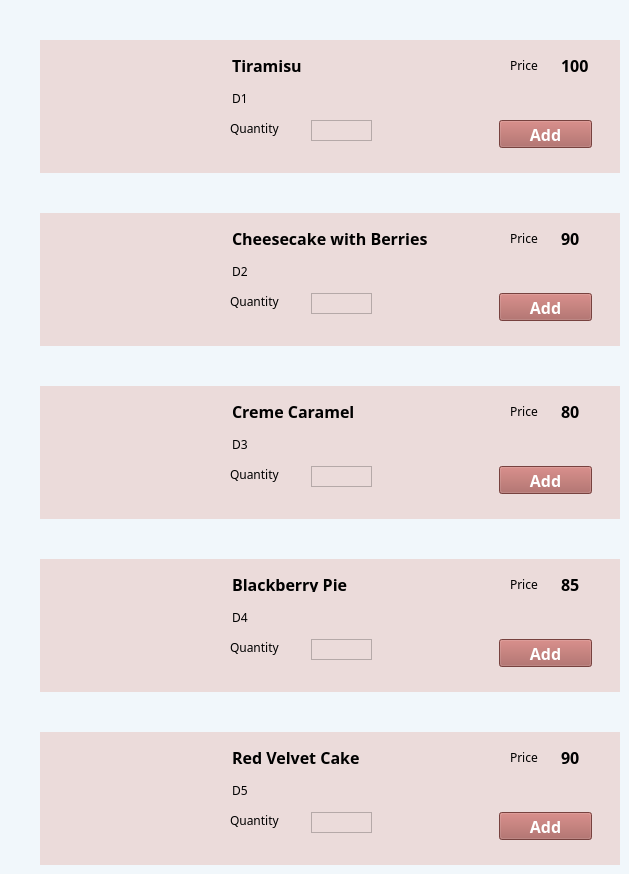
        <widget class="QWidget" name="dessertPanel">
         <property name="styleSheet">
          <string notr="true">background-color: rgb(241, 247, 251);</string>
         </property>
         <widget class="QWidget" name="foodDessert_4" native="true">
          <property name="geometry">
           <rect>
            <x>40</x>
            <y>40</y>
            <width>580</width>
            <height>133</height>
           </rect>
          </property>
          <property name="styleSheet">
           <string notr="true">background-color: rgb(235,219,218);</string>
          </property>
          <widget class="QLabel" name="pic_dessert1_5">
           <property name="geometry">
            <rect>
             <x>20</x>
             <y>17</y>
             <width>152</width>
             <height>101</height>
            </rect>
           </property>
           <property name="styleSheet">
            <string notr="true">background-color: rgb(235,219,218);</string>
           </property>
           <property name="text">
            <string/>
           </property>
           <property name="pixmap">
            <pixmap>food_pics/tiramisu.png</pixmap>
           </property>
          </widget>
          <widget class="QLabel" name="nameSide6_5">
           <property name="geometry">
            <rect>
             <x>192</x>
             <y>17</y>
             <width>101</width>
             <height>16</height>
            </rect>
           </property>
           <property name="font">
            <font>
             <family>Corbel</family>
             <pointsize>12</pointsize>
             <weight>75</weight>
             <bold>true</bold>
            </font>
           </property>
           <property name="text">
            <string>Tiramisu</string>
           </property>
          </widget>
          <widget class="QLabel" name="jLabel44_5">
           <property name="geometry">
            <rect>
             <x>470</x>
             <y>17</y>
             <width>31</width>
             <height>16</height>
            </rect>
           </property>
           <property name="font">
            <font>
             <family>Corbel</family>
             <weight>50</weight>
             <bold>false</bold>
            </font>
           </property>
           <property name="text">
            <string>Price</string>
           </property>
          </widget>
          <widget class="QLabel" name="jLabel25_5">
           <property name="geometry">
            <rect>
             <x>190</x>
             <y>80</y>
             <width>61</width>
             <height>16</height>
            </rect>
           </property>
           <property name="font">
            <font>
             <family>Corbel</family>
             <weight>50</weight>
             <bold>false</bold>
            </font>
           </property>
           <property name="text">
            <string>Quantity</string>
           </property>
          </widget>
          <widget class="QLabel" name="price_dessert1_5">
           <property name="geometry">
            <rect>
             <x>521</x>
             <y>10</y>
             <width>31</width>
             <height>31</height>
            </rect>
           </property>
           <property name="font">
            <font>
             <family>Corbel</family>
             <pointsize>12</pointsize>
             <weight>75</weight>
             <bold>true</bold>
            </font>
           </property>
           <property name="text">
            <string>100</string>
           </property>
          </widget>
          <widget class="QTextEdit" name="qtty_dessert1">
           <property name="geometry">
            <rect>
             <x>271</x>
             <y>80</y>
             <width>61</width>
             <height>21</height>
            </rect>
           </property>
           <property name="verticalScrollBarPolicy">
            <enum>Qt::ScrollBarAlwaysOff</enum>
           </property>
          </widget>
          <widget class="QLabel" name="desc_side1_5">
           <property name="geometry">
            <rect>
             <x>192</x>
             <y>50</y>
             <width>61</width>
             <height>16</height>
            </rect>
           </property>
           <property name="font">
            <font>
             <family>Corbel</family>
             <weight>50</weight>
             <bold>false</bold>
            </font>
           </property>
           <property name="text">
            <string>D1</string>
           </property>
          </widget>
          <widget class="QPushButton" name="addBttn_dessert1">
           <property name="geometry">
            <rect>
             <x>459</x>
             <y>80</y>
             <width>93</width>
             <height>28</height>
            </rect>
           </property>
           <property name="font">
            <font>
             <family>Corbel</family>
             <pointsize>12</pointsize>
             <weight>75</weight>
             <bold>true</bold>
            </font>
           </property>
           <property name="cursor">
            <cursorShape>PointingHandCursor</cursorShape>
           </property>
           <property name="styleSheet">
            <string notr="true">background-color: rgb(166, 93, 88);
color: rgb(255, 255, 255);</string>
           </property>
           <property name="text">
            <string>Add</string>
           </property>
          </widget>
         </widget>
         <widget class="QWidget" name="foodDessert2_4" native="true">
          <property name="geometry">
           <rect>
            <x>40</x>
            <y>213</y>
            <width>580</width>
            <height>133</height>
           </rect>
          </property>
          <property name="styleSheet">
           <string notr="true">background-color: rgb(235,219,218);</string>
          </property>
          <widget class="QLabel" name="pic_dessert2_4">
           <property name="geometry">
            <rect>
             <x>20</x>
             <y>17</y>
             <width>152</width>
             <height>101</height>
            </rect>
           </property>
           <property name="styleSheet">
            <string notr="true">background-color: rgb(235,219,218);</string>
           </property>
           <property name="text">
            <string/>
           </property>
           <property name="pixmap">
            <pixmap>food_pics/cheesecake w berries.png</pixmap>
           </property>
          </widget>
          <widget class="QLabel" name="nameSide7_4">
           <property name="geometry">
            <rect>
             <x>192</x>
             <y>17</y>
             <width>211</width>
             <height>16</height>
            </rect>
           </property>
           <property name="font">
            <font>
             <family>Corbel</family>
             <pointsize>12</pointsize>
             <weight>75</weight>
             <bold>true</bold>
            </font>
           </property>
           <property name="text">
            <string>Cheesecake with Berries</string>
           </property>
          </widget>
          <widget class="QLabel" name="jLabel26_4">
           <property name="geometry">
            <rect>
             <x>190</x>
             <y>80</y>
             <width>61</width>
             <height>16</height>
            </rect>
           </property>
           <property name="font">
            <font>
             <family>Corbel</family>
             <weight>50</weight>
             <bold>false</bold>
            </font>
           </property>
           <property name="text">
            <string>Quantity</string>
           </property>
          </widget>
          <widget class="QTextEdit" name="qtty_dessert2">
           <property name="geometry">
            <rect>
             <x>271</x>
             <y>80</y>
             <width>61</width>
             <height>21</height>
            </rect>
           </property>
           <property name="verticalScrollBarPolicy">
            <enum>Qt::ScrollBarAlwaysOff</enum>
           </property>
          </widget>
          <widget class="QLabel" name="jLabel45_4">
           <property name="geometry">
            <rect>
             <x>470</x>
             <y>17</y>
             <width>31</width>
             <height>16</height>
            </rect>
           </property>
           <property name="font">
            <font>
             <family>Corbel</family>
             <weight>50</weight>
             <bold>false</bold>
            </font>
           </property>
           <property name="text">
            <string>Price</string>
           </property>
          </widget>
          <widget class="QLabel" name="price_dessert2_4">
           <property name="geometry">
            <rect>
             <x>521</x>
             <y>10</y>
             <width>21</width>
             <height>31</height>
            </rect>
           </property>
           <property name="font">
            <font>
             <family>Corbel</family>
             <pointsize>12</pointsize>
             <weight>75</weight>
             <bold>true</bold>
            </font>
           </property>
           <property name="text">
            <string>90</string>
           </property>
          </widget>
          <widget class="QLabel" name="desc_side2_4">
           <property name="geometry">
            <rect>
             <x>192</x>
             <y>50</y>
             <width>61</width>
             <height>16</height>
            </rect>
           </property>
           <property name="font">
            <font>
             <family>Corbel</family>
             <weight>50</weight>
             <bold>false</bold>
            </font>
           </property>
           <property name="text">
            <string>D2</string>
           </property>
          </widget>
          <widget class="QPushButton" name="addBttn_dessert2">
           <property name="geometry">
            <rect>
             <x>459</x>
             <y>80</y>
             <width>93</width>
             <height>28</height>
            </rect>
           </property>
           <property name="font">
            <font>
             <family>Corbel</family>
             <pointsize>12</pointsize>
             <weight>75</weight>
             <bold>true</bold>
            </font>
           </property>
           <property name="cursor">
            <cursorShape>PointingHandCursor</cursorShape>
           </property>
           <property name="styleSheet">
            <string notr="true">background-color: rgb(166, 93, 88);
color: rgb(255, 255, 255);</string>
           </property>
           <property name="text">
            <string>Add</string>
           </property>
          </widget>
         </widget>
         <widget class="QWidget" name="foodDessert3_4" native="true">
          <property name="geometry">
           <rect>
            <x>40</x>
            <y>386</y>
            <width>580</width>
            <height>133</height>
           </rect>
          </property>
          <property name="styleSheet">
           <string notr="true">background-color: rgb(235,219,218);</string>
          </property>
          <widget class="QLabel" name="pic_dessert3_4">
           <property name="geometry">
            <rect>
             <x>20</x>
             <y>17</y>
             <width>152</width>
             <height>101</height>
            </rect>
           </property>
           <property name="styleSheet">
            <string notr="true">background-color: rgb(235,219,218);</string>
           </property>
           <property name="text">
            <string/>
           </property>
           <property name="pixmap">
            <pixmap>food_pics/Creme caramel.png</pixmap>
           </property>
          </widget>
          <widget class="QLabel" name="nameSide8_4">
           <property name="geometry">
            <rect>
             <x>192</x>
             <y>17</y>
             <width>161</width>
             <height>16</height>
            </rect>
           </property>
           <property name="font">
            <font>
             <family>Corbel</family>
             <pointsize>12</pointsize>
             <weight>75</weight>
             <bold>true</bold>
            </font>
           </property>
           <property name="text">
            <string>Creme Caramel</string>
           </property>
          </widget>
          <widget class="QLabel" name="jLabel46_4">
           <property name="geometry">
            <rect>
             <x>470</x>
             <y>17</y>
             <width>31</width>
             <height>16</height>
            </rect>
           </property>
           <property name="font">
            <font>
             <family>Corbel</family>
             <weight>50</weight>
             <bold>false</bold>
            </font>
           </property>
           <property name="text">
            <string>Price</string>
           </property>
          </widget>
          <widget class="QLabel" name="price_dessert3_4">
           <property name="geometry">
            <rect>
             <x>521</x>
             <y>10</y>
             <width>21</width>
             <height>31</height>
            </rect>
           </property>
           <property name="font">
            <font>
             <family>Corbel</family>
             <pointsize>12</pointsize>
             <weight>75</weight>
             <bold>true</bold>
            </font>
           </property>
           <property name="text">
            <string>80</string>
           </property>
          </widget>
          <widget class="QLabel" name="jLabel27_4">
           <property name="geometry">
            <rect>
             <x>190</x>
             <y>80</y>
             <width>61</width>
             <height>16</height>
            </rect>
           </property>
           <property name="font">
            <font>
             <family>Corbel</family>
             <weight>50</weight>
             <bold>false</bold>
            </font>
           </property>
           <property name="text">
            <string>Quantity</string>
           </property>
          </widget>
          <widget class="QTextEdit" name="qtty_dessert3">
           <property name="geometry">
            <rect>
             <x>271</x>
             <y>80</y>
             <width>61</width>
             <height>21</height>
            </rect>
           </property>
           <property name="verticalScrollBarPolicy">
            <enum>Qt::ScrollBarAlwaysOff</enum>
           </property>
          </widget>
          <widget class="QLabel" name="desc_side3_4">
           <property name="geometry">
            <rect>
             <x>192</x>
             <y>50</y>
             <width>61</width>
             <height>16</height>
            </rect>
           </property>
           <property name="font">
            <font>
             <family>Corbel</family>
             <weight>50</weight>
             <bold>false</bold>
            </font>
           </property>
           <property name="text">
            <string>D3</string>
           </property>
          </widget>
          <widget class="QPushButton" name="addBttn_dessert3">
           <property name="geometry">
            <rect>
             <x>459</x>
             <y>80</y>
             <width>93</width>
             <height>28</height>
            </rect>
           </property>
           <property name="font">
            <font>
             <family>Corbel</family>
             <pointsize>12</pointsize>
             <weight>75</weight>
             <bold>true</bold>
            </font>
           </property>
           <property name="cursor">
            <cursorShape>PointingHandCursor</cursorShape>
           </property>
           <property name="styleSheet">
            <string notr="true">background-color: rgb(166, 93, 88);
color: rgb(255, 255, 255);</string>
           </property>
           <property name="text">
            <string>Add</string>
           </property>
          </widget>
         </widget>
         <widget class="QWidget" name="foodDessert4_4" native="true">
          <property name="geometry">
           <rect>
            <x>40</x>
            <y>559</y>
            <width>580</width>
            <height>133</height>
           </rect>
          </property>
          <property name="styleSheet">
           <string notr="true">background-color: rgb(235,219,218);</string>
          </property>
          <widget class="QLabel" name="pic_dessert4_4">
           <property name="geometry">
            <rect>
             <x>20</x>
             <y>17</y>
             <width>152</width>
             <height>101</height>
            </rect>
           </property>
           <property name="styleSheet">
            <string notr="true">background-color: rgb(235,219,218);</string>
           </property>
           <property name="text">
            <string/>
           </property>
           <property name="pixmap">
            <pixmap>food_pics/Blackberry pie.png</pixmap>
           </property>
          </widget>
          <widget class="QLabel" name="nameSide9_4">
           <property name="geometry">
            <rect>
             <x>192</x>
             <y>17</y>
             <width>121</width>
             <height>16</height>
            </rect>
           </property>
           <property name="font">
            <font>
             <family>Corbel</family>
             <pointsize>12</pointsize>
             <weight>75</weight>
             <bold>true</bold>
            </font>
           </property>
           <property name="text">
            <string>Blackberry Pie</string>
           </property>
          </widget>
          <widget class="QLabel" name="jLabel47_4">
           <property name="geometry">
            <rect>
             <x>470</x>
             <y>17</y>
             <width>31</width>
             <height>16</height>
            </rect>
           </property>
           <property name="font">
            <font>
             <family>Corbel</family>
             <weight>50</weight>
             <bold>false</bold>
            </font>
           </property>
           <property name="text">
            <string>Price</string>
           </property>
          </widget>
          <widget class="QLabel" name="price_dessert4_4">
           <property name="geometry">
            <rect>
             <x>521</x>
             <y>10</y>
             <width>21</width>
             <height>31</height>
            </rect>
           </property>
           <property name="font">
            <font>
             <family>Corbel</family>
             <pointsize>12</pointsize>
             <weight>75</weight>
             <bold>true</bold>
            </font>
           </property>
           <property name="text">
            <string>85</string>
           </property>
          </widget>
          <widget class="QLabel" name="jLabel28_4">
           <property name="geometry">
            <rect>
             <x>190</x>
             <y>80</y>
             <width>61</width>
             <height>16</height>
            </rect>
           </property>
           <property name="font">
            <font>
             <family>Corbel</family>
             <weight>50</weight>
             <bold>false</bold>
            </font>
           </property>
           <property name="text">
            <string>Quantity</string>
           </property>
          </widget>
          <widget class="QTextEdit" name="qtty_dessert4">
           <property name="geometry">
            <rect>
             <x>271</x>
             <y>80</y>
             <width>61</width>
             <height>21</height>
            </rect>
           </property>
           <property name="verticalScrollBarPolicy">
            <enum>Qt::ScrollBarAlwaysOff</enum>
           </property>
          </widget>
          <widget class="QLabel" name="desc_side4_4">
           <property name="geometry">
            <rect>
             <x>192</x>
             <y>50</y>
             <width>61</width>
             <height>16</height>
            </rect>
           </property>
           <property name="font">
            <font>
             <family>Corbel</family>
             <weight>50</weight>
             <bold>false</bold>
            </font>
           </property>
           <property name="text">
            <string>D4</string>
           </property>
          </widget>
          <widget class="QPushButton" name="addBttn_dessert4">
           <property name="geometry">
            <rect>
             <x>459</x>
             <y>80</y>
             <width>93</width>
             <height>28</height>
            </rect>
           </property>
           <property name="font">
            <font>
             <family>Corbel</family>
             <pointsize>12</pointsize>
             <weight>75</weight>
             <bold>true</bold>
            </font>
           </property>
           <property name="cursor">
            <cursorShape>PointingHandCursor</cursorShape>
           </property>
           <property name="styleSheet">
            <string notr="true">background-color: rgb(166, 93, 88);
color: rgb(255, 255, 255);</string>
           </property>
           <property name="text">
            <string>Add</string>
           </property>
          </widget>
         </widget>
         <widget class="QWidget" name="foodDessert5_4" native="true">
          <property name="geometry">
           <rect>
            <x>40</x>
            <y>732</y>
            <width>580</width>
            <height>133</height>
           </rect>
          </property>
          <property name="styleSheet">
           <string notr="true">background-color: rgb(235,219,218);</string>
          </property>
          <widget class="QLabel" name="pic_dessert5_4">
           <property name="geometry">
            <rect>
             <x>20</x>
             <y>17</y>
             <width>152</width>
             <height>101</height>
            </rect>
           </property>
           <property name="styleSheet">
            <string notr="true">background-color: rgb(235,219,218);</string>
           </property>
           <property name="text">
            <string/>
           </property>
           <property name="pixmap">
            <pixmap>food_pics/Red Velvet cake.png</pixmap>
           </property>
          </widget>
          <widget class="QLabel" name="nameSide10_30">
           <property name="geometry">
            <rect>
             <x>192</x>
             <y>17</y>
             <width>141</width>
             <height>16</height>
            </rect>
           </property>
           <property name="font">
            <font>
             <family>Corbel</family>
             <pointsize>12</pointsize>
             <weight>75</weight>
             <bold>true</bold>
            </font>
           </property>
           <property name="text">
            <string>Red Velvet Cake</string>
           </property>
          </widget>
          <widget class="QLabel" name="jLabel29_4">
           <property name="geometry">
            <rect>
             <x>190</x>
             <y>80</y>
             <width>61</width>
             <height>16</height>
            </rect>
           </property>
           <property name="font">
            <font>
             <family>Corbel</family>
             <weight>50</weight>
             <bold>false</bold>
            </font>
           </property>
           <property name="text">
            <string>Quantity</string>
           </property>
          </widget>
          <widget class="QTextEdit" name="qtty_dessert5">
           <property name="geometry">
            <rect>
             <x>271</x>
             <y>80</y>
             <width>61</width>
             <height>21</height>
            </rect>
           </property>
           <property name="verticalScrollBarPolicy">
            <enum>Qt::ScrollBarAlwaysOff</enum>
           </property>
          </widget>
          <widget class="QLabel" name="jLabel48_4">
           <property name="geometry">
            <rect>
             <x>470</x>
             <y>17</y>
             <width>31</width>
             <height>16</height>
            </rect>
           </property>
           <property name="font">
            <font>
             <family>Corbel</family>
             <weight>50</weight>
             <bold>false</bold>
            </font>
           </property>
           <property name="text">
            <string>Price</string>
           </property>
          </widget>
          <widget class="QLabel" name="price_dessert5_4">
           <property name="geometry">
            <rect>
             <x>521</x>
             <y>10</y>
             <width>21</width>
             <height>31</height>
            </rect>
           </property>
           <property name="font">
            <font>
             <family>Corbel</family>
             <pointsize>12</pointsize>
             <weight>75</weight>
             <bold>true</bold>
            </font>
           </property>
           <property name="text">
            <string>90</string>
           </property>
          </widget>
          <widget class="QLabel" name="desc_side5_4">
           <property name="geometry">
            <rect>
             <x>192</x>
             <y>50</y>
             <width>61</width>
             <height>16</height>
            </rect>
           </property>
           <property name="font">
            <font>
             <family>Corbel</family>
             <weight>50</weight>
             <bold>false</bold>
            </font>
           </property>
           <property name="text">
            <string>D5</string>
           </property>
          </widget>
          <widget class="QPushButton" name="addBttn_dessert5">
           <property name="geometry">
            <rect>
             <x>459</x>
             <y>80</y>
             <width>93</width>
             <height>28</height>
            </rect>
           </property>
           <property name="font">
            <font>
             <family>Corbel</family>
             <pointsize>12</pointsize>
             <weight>75</weight>
             <bold>true</bold>
            </font>
           </property>
           <property name="cursor">
            <cursorShape>PointingHandCursor</cursorShape>
           </property>
           <property name="styleSheet">
            <string notr="true">background-color: rgb(166, 93, 88);
color: rgb(255, 255, 255);</string>
           </property>
           <property name="text">
            <string>Add</string>
           </property>
          </widget>
         </widget>
        </widget>
